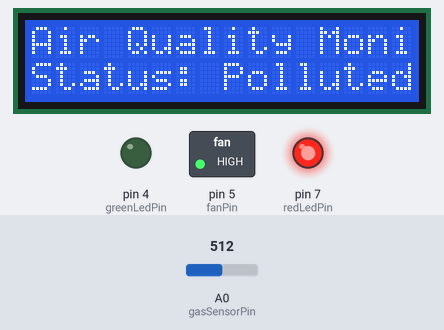
The sketch below on a simulated Arduino Uno, built with avr-gcc and run on an emulated ATmega328P. Shown: 16×2 character LCD, switched loads named in the sketch (green lamp = pin HIGH), output pins drawn as LEDs (lit = HIGH). The inputs (shaded band) are chosen by the test bench; at power-on: A0 (gasSensorPin) = 512.

Above: at 1.2 s.
1.3 s: A0 (gasSensorPin) set to 220
3.3 s: A0 (gasSensorPin) set to 198
At 5.1 s:
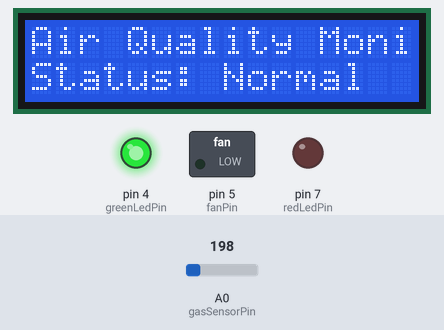
5.7 s: A0 (gasSensorPin) set to 306
At 7.0 s:
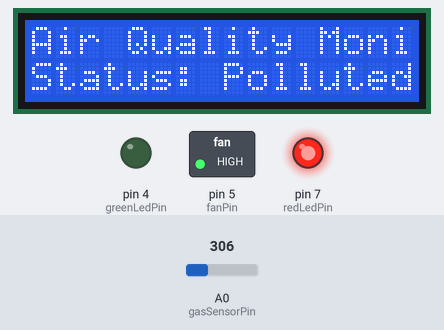
7.8 s: A0 (gasSensorPin) set to 122
At 8.8 s:
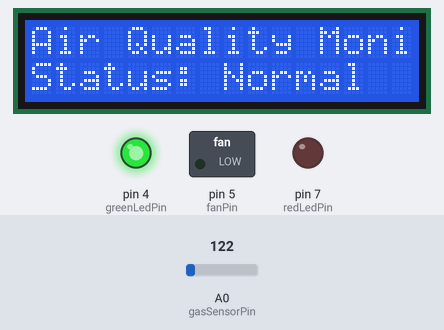
Timing chart, 0 to 10.8 s (numbered marks = the images above; inputs shaded):
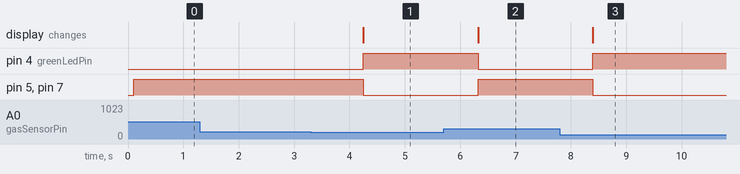

The sketch:

GAS_DETECTOR_SYSTEM.ino
```cpp
#include <Wire.h>  // Library for I2C communication
#include <LiquidCrystal_I2C.h>  // Library for I2C LCD

LiquidCrystal_I2C lcd(0x27, 16, 2);  // Address 0x27, 16 column and 2 rows

const int gasSensorPin = A0;  // Analog pin for gas sensor
const int redLedPin = 7;     // Pin for red LED
const int greenLedPin = 4;   // Pin for green LED
const int fanPin = 5;         // Pin for fan control

const int pollutionThreshold = 1000;  // Adjust as per your sensor and requirements

void setup() {
  lcd.init();  // Initialize LCD
  lcd.backlight();  // Turn on backlight

  pinMode(redLedPin, OUTPUT);
  pinMode(greenLedPin, OUTPUT);
  pinMode(fanPin, OUTPUT);

  Serial.begin(9600);  // Initialize serial communication
}

void loop() {
  // Read analog value from gas sensor
  int gasLevel = analogRead(gasSensorPin);

  // Convert analog value to a meaningful range (adjust according to your sensor)
  int gasPPM = map(gasLevel, 0, 1023, 0, 5000);  // Example mapping for MQ series gas sensor

  // Display project title and air quality on LCD
  lcd.clear();
  lcd.setCursor(0, 0);
  lcd.print("Air Quality Monitor");
  lcd.setCursor(0, 1);

  // Check gas level and display air quality
  if (gasPPM > pollutionThreshold) {
    lcd.print("Status: Polluted");
    digitalWrite(redLedPin, HIGH);  // Turn on red LED
    digitalWrite(greenLedPin, LOW); // Turn off green LED
    digitalWrite(fanPin, HIGH);     // Turn on fan
  } else {
    lcd.print("Status: Normal  ");
    digitalWrite(redLedPin, LOW);   // Turn off red LED
    digitalWrite(greenLedPin, HIGH); // Turn on green LED
    digitalWrite(fanPin, LOW);      // Turn off fan
  }

  delay(1000);  // Adjust delay based on your requirement and sensor response time
}
```

Measured:
- the behaviour switches between 205 and 204 on A0 (gasSensorPin) (found by bisection; images 0 and 1)
- after the input at 1.3 s, every drawn part: stays the same
- after the input at 3.3 s, pin 4 (greenLedPin): LOW → HIGH after 0.95 s; pin 5 (fanPin), pin 7 (redLedPin): HIGH → LOW after 0.95 s; the display: changes after 0.95 s (image 1)
- after the input at 5.7 s, pin 4 (greenLedPin): HIGH → LOW after 0.62 s; pin 5 (fanPin), pin 7 (redLedPin): LOW → HIGH after 0.62 s; the display: changes after 0.62 s (image 2)
- after the input at 7.8 s, pin 4 (greenLedPin): LOW → HIGH after 0.60 s; pin 5 (fanPin), pin 7 (redLedPin): HIGH → LOW after 0.60 s; the display: changes after 0.60 s (image 3)
